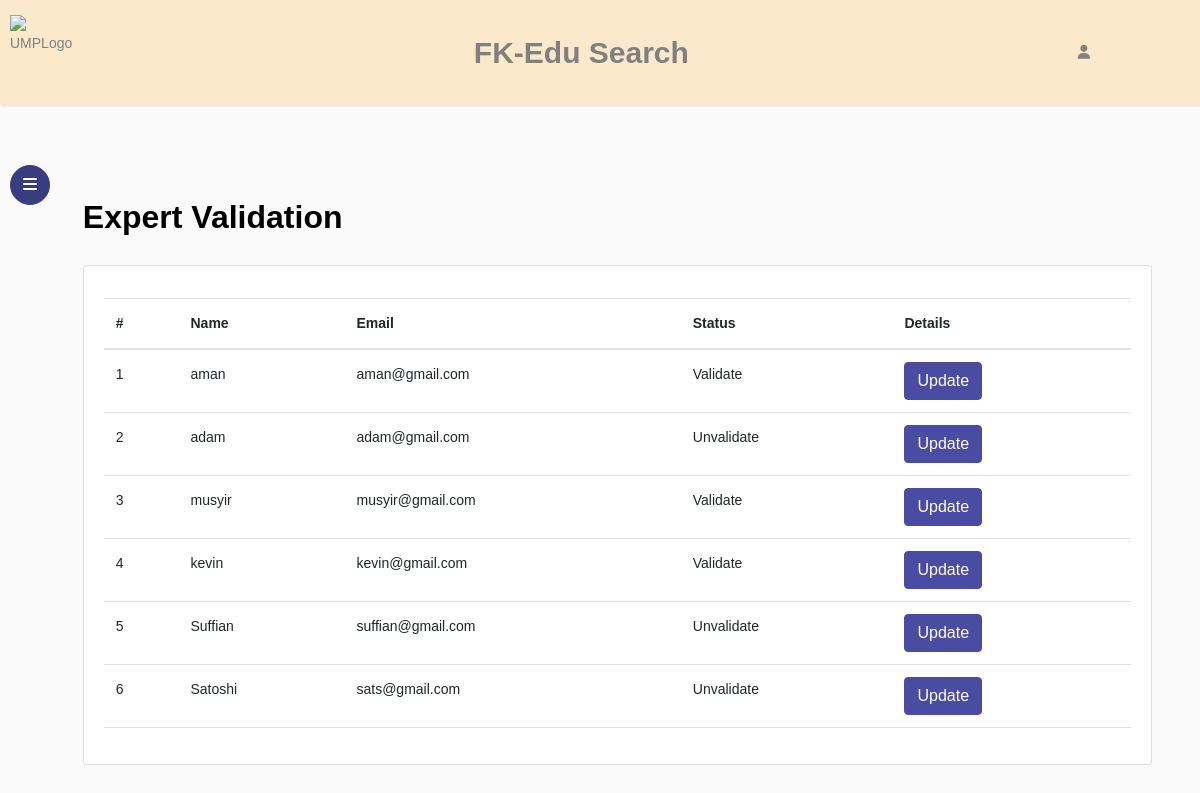
The app's page /ExpertValidation.php, older data.
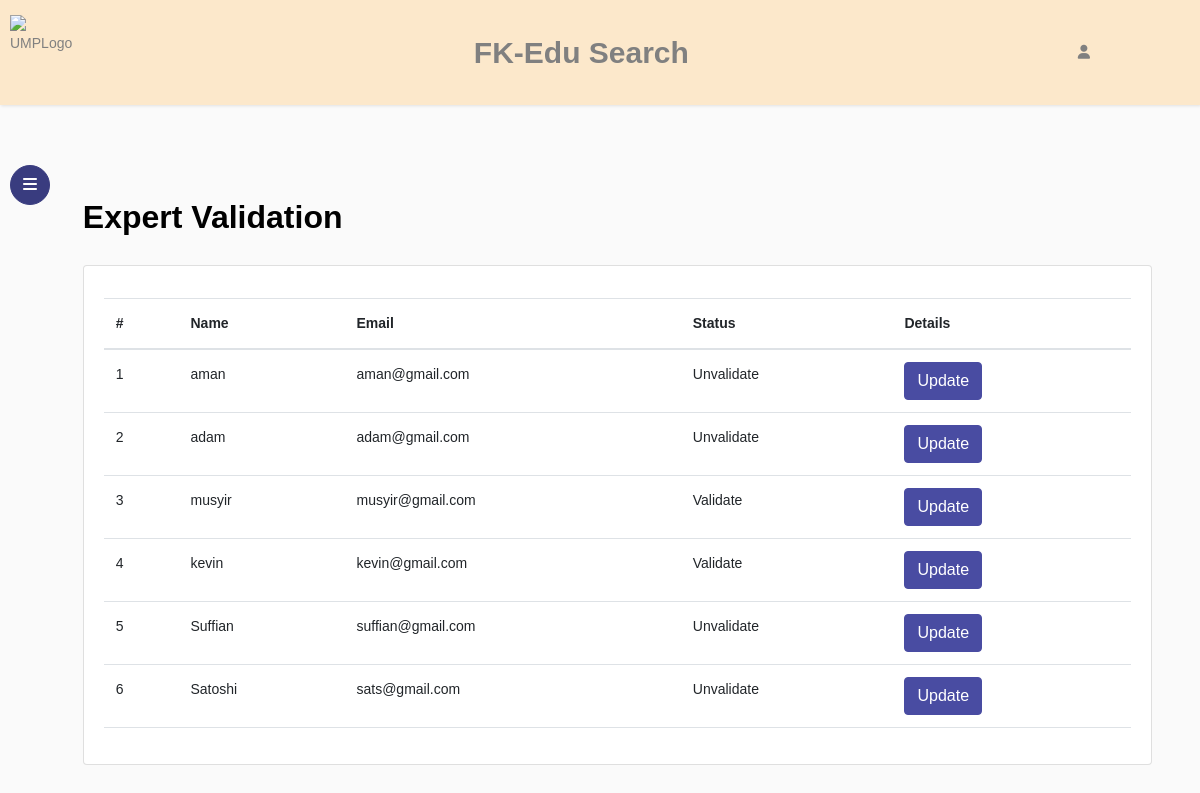
The same page, newer data.
### tables this page shows
CREATE TABLE `expert` (
  `id` int(11) NOT NULL,
  `name_expert` varchar(60) NOT NULL,
  `pass_expert` varchar(60) NOT NULL,
  `email_expert` varchar(60) NOT NULL,
  `status_expert` varchar(60) NOT NULL
);

### ExpertValidation.php (the view, shortened to what this page needs)
<?php
$conn = mysqli_connect("localhost", "root", "", "fkedu") or die(mysqli_connect_error());
?>
<!doctype html>
<html lang="en">
<head>
  <link href="https://cdn.jsdelivr.net/npm/bootstrap@5.3.0/dist/css/bootstrap.min.css" rel="stylesheet">
  <link rel="stylesheet" href="https://stackpath.bootstrapcdn.com/font-awesome/4.7.0/css/font-awesome.min.css">
  <link rel="stylesheet" href="css/style.css">
</head>
<body>
  <nav class="navbar navbar-default" style="background-color: #fce8cb;">
    <img src="images\01-Logo UMP_Full Color.png" alt="UMPLogo" width="75" height="75">
    <a style="font-weight: bold; font-size: 30px;">FK-Edu Search</a>
    <div style="margin-right: 100px;" class="dropdown">
      <span><i class="fa-solid fa-user"></i></span>
    </div>
  </nav>
  <div class="wrapper d-flex align-items-stretch">
    <nav id="sidebar" class="active">
      <div class="custom-menu">
        <button type="button" id="sidebarCollapse" class="btn btn-primary">
          <i class="fa fa-bars"></i>
        </button>
      </div>
    </nav>
    <div style="height: 150px; width: 3%; "></div>
    <div id="content" class="p-4 p-md-5 pt-5">
      <h2 class="mb-4" style="font-weight: bold;">Expert Validation</h2>
      <div class="card">
        <div class="card-body">
          <table class="table table-hover">
            <thead>
              <tr>
                <th scope="col">#</th>
                <th scope="col">Name</th>
                <th scope="col">Email</th>
                <th scope="col">Status</th>
                <th scope="col">Details</th>
              </tr>
            </thead>
            <tbody>
              <tr>
                <?php
                $query = "SELECT `id`, `name_expert`, `email_expert`, `status_expert` FROM expert";
                $result = mysqli_query($conn, $query); ?>
                <?php while ($row = $result->fetch_array()) { ?>
                  <td><?php echo $row['id']; ?> </td>
                  <td><?php echo $row['name_expert']; ?> </td>
                  <td><?php echo $row['email_expert']; ?> </td>
                  <td><?php echo $row['status_expert']; ?> </td>
                  <td>
                    <form action="updateExpert.php" method="post"><input type="number" name="id" value="<?php echo $row['id']; ?>" hidden><input type="submit" class="btn btn-primary" value="Update"></form>
                  </td>
              </tr>
            <?php } ?>
            </tbody>
          </table>
        </div>
      </div>
    </div>
  </div>
</body>
</html>

### ExpertValidation.php (style rules this page uses)
.dropdown { position: relative; display: inline-block; }

Row changes from the older to the newer data that the page shows:
changed expert "aman": status_expert "Validate" → "Unvalidate"
